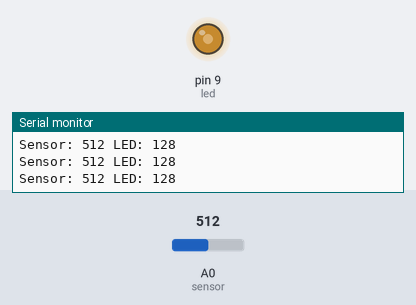
The sketch below on a simulated Arduino Uno, built with avr-gcc and run on an emulated ATmega328P. On the bench: output pins drawn as LEDs (lit = HIGH), the last lines printed to the serial monitor. The inputs (shaded band) are chosen by the test bench; at power-on: A0 (sensor) = 512.

Above: at 1.2 s.
1.3 s: A0 (sensor) set to 306
At 2.4 s:
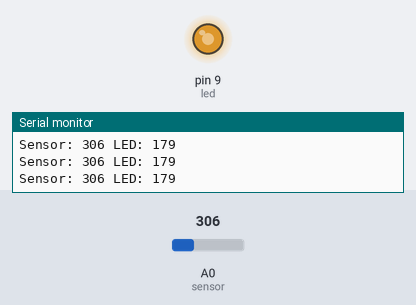
2.8 s: A0 (sensor) set to 122
At 3.6 s:
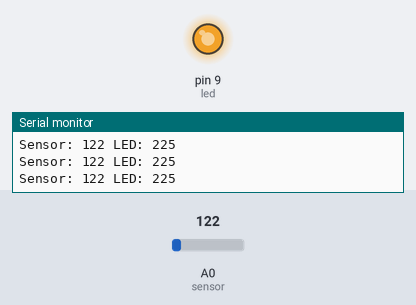
4.3 s: A0 (sensor) set to 900
At 4.7 s:
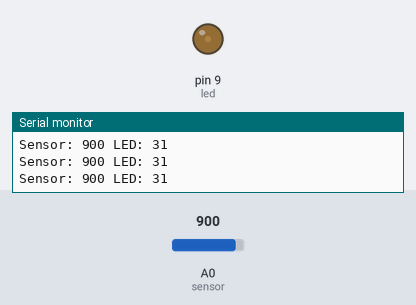
5.8 s: A0 (sensor) set to 1023
At 6.9 s:
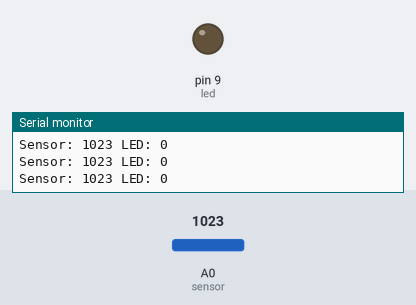
7.3 s: A0 (sensor) set to 511
At 8.0 s:
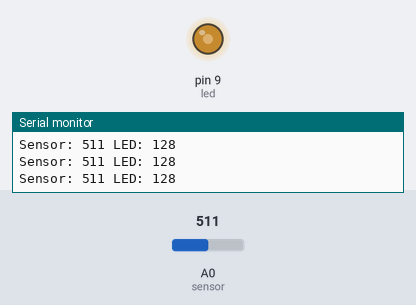
Timing chart, 0 to 9.8 s (numbered marks = the images above; inputs shaded):
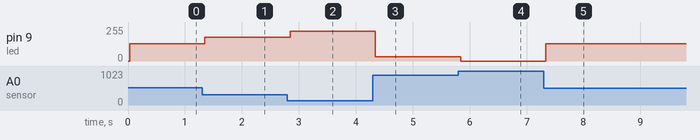

Measured:
- after the input at 1.3 s, pin 9 (led): 128/255 → 179/255 after 0.05 s
- after the input at 2.8 s, pin 9 (led): 179/255 → 225/255 after 0.05 s
- after the input at 4.3 s, pin 9 (led): 225/255 → 31/255 at once
- after the input at 5.8 s, pin 9 (led): 31/255 → 0/255 at once
- after the input at 7.3 s, pin 9 (led): 0/255 → 128/255 at once

The sketch:

controlFade.ino
```cpp
const int led = 9;
const int sensor = A0;
int brightness = 0;
int sensorValue = 0;

void setup() {
    pinMode(led, OUTPUT);
    Serial.begin(9600);
}

void loop() {
    analogWrite(led, brightness);
    sensorValue = analogRead(sensor);
    brightness = convert(sensorValue, 1023, 255);
    Serial.println("Sensor: " + (String) sensorValue + " LED: " + (String) brightness);

    delay(30);
}

int convert(int input, int maxInput, int target) {
    float in = float(input);
    float max = float(maxInput);

    return target - int((in / max) * target);
}
```
